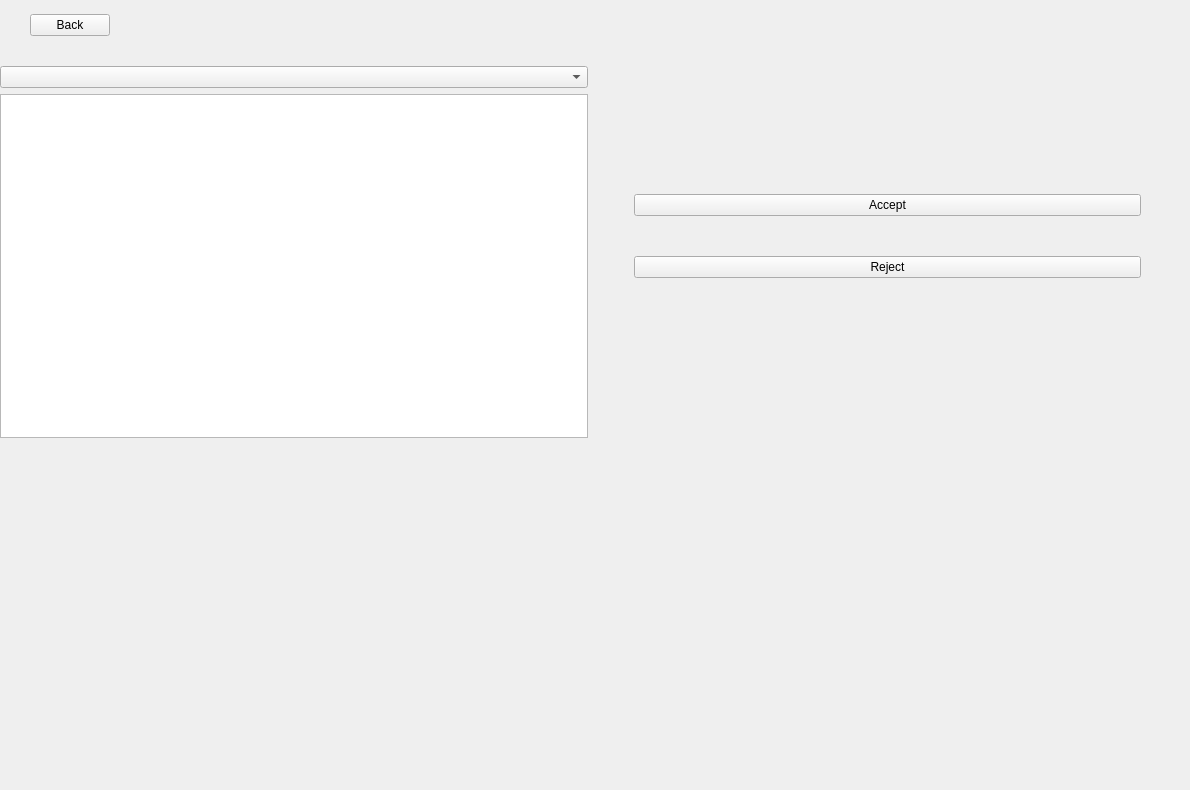
      <widget class="QWidget" name="DriverOrders">
       <widget class="QWidget" name="gridLayoutWidget_3">
        <property name="geometry">
         <rect>
          <x>0</x>
          <y>60</y>
          <width>1181</width>
          <height>721</height>
         </rect>
        </property>
        <layout class="QGridLayout" name="homeButtons_2">
         <item row="9" column="1">
          <layout class="QVBoxLayout" name="verticalLayout_14" stretch="2,2,2">
           <property name="spacing">
            <number>40</number>
           </property>
           <property name="leftMargin">
            <number>40</number>
           </property>
           <property name="topMargin">
            <number>100</number>
           </property>
           <property name="rightMargin">
            <number>40</number>
           </property>
           <item>
            <widget class="QPushButton" name="acceptOrder">
             <property name="text">
              <string>Accept</string>
             </property>
            </widget>
           </item>
           <item>
            <widget class="QPushButton" name="rejectOrder">
             <property name="text">
              <string>Reject</string>
             </property>
            </widget>
           </item>
           <item>
            <spacer name="horizontalSpacer_5">
             <property name="orientation">
              <enum>Qt::Horizontal</enum>
             </property>
             <property name="sizeHint" stdset="0">
              <size>
               <width>40</width>
               <height>20</height>
              </size>
             </property>
            </spacer>
           </item>
          </layout>
         </item>
         <item row="2" column="0">
          <widget class="QWidget" name="widget_2" native="true"/>
         </item>
         <item row="9" column="0">
          <widget class="QTextEdit" name="OrderDetails"/>
         </item>
         <item row="3" column="0">
          <widget class="QComboBox" name="OrderSelection"/>
         </item>
         <item row="12" column="0">
          <spacer name="verticalSpacer_5">
           <property name="orientation">
            <enum>Qt::Vertical</enum>
           </property>
           <property name="sizeHint" stdset="0">
            <size>
             <width>20</width>
             <height>40</height>
            </size>
           </property>
          </spacer>
         </item>
        </layout>
       </widget>
       <widget class="QWidget" name="horizontalLayoutWidget_2">
        <property name="geometry">
         <rect>
          <x>30</x>
          <y>0</y>
          <width>1121</width>
          <height>51</height>
         </rect>
        </property>
        <layout class="QHBoxLayout" name="horizontalLayout_3">
         <item>
          <widget class="QPushButton" name="backBTN">
           <property name="text">
            <string>Back</string>
           </property>
          </widget>
         </item>
         <item>
          <spacer name="horizontalSpacer_4">
           <property name="orientation">
            <enum>Qt::Horizontal</enum>
           </property>
           <property name="sizeHint" stdset="0">
            <size>
             <width>40</width>
             <height>20</height>
            </size>
           </property>
          </spacer>
         </item>
        </layout>
       </widget>
      </widget>
